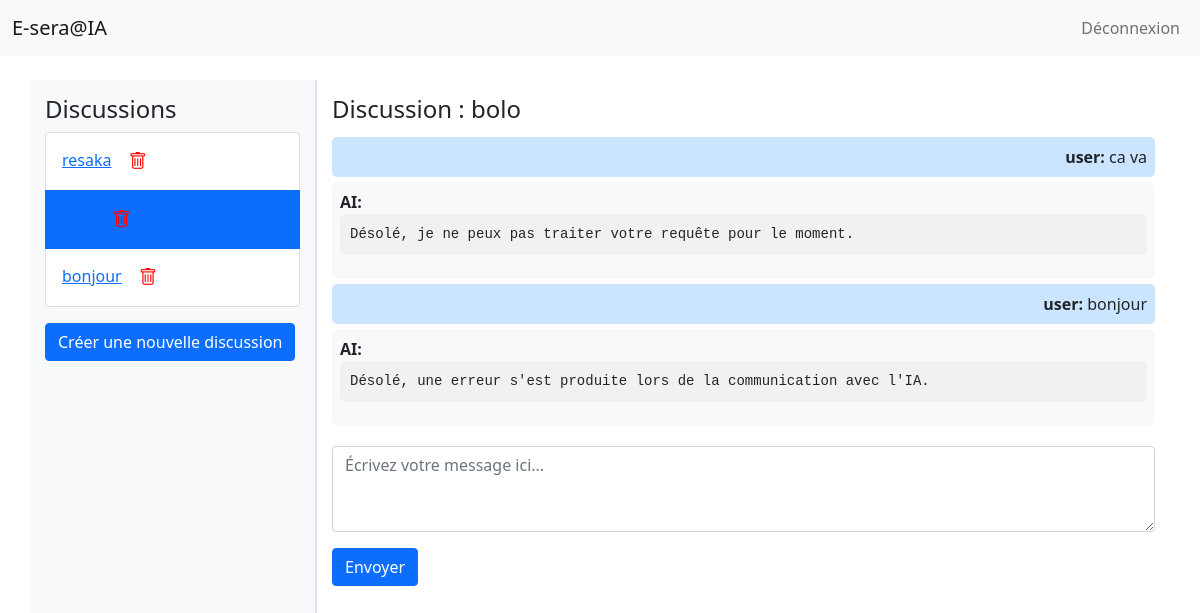
Page /welcome_authenticated/?discussion_id=2 (signed in) on the committed database.
### chat/models.py (models this page shows, shortened)
class Discussion(models.Model):
    title = models.CharField(max_length=255)
    user = models.ForeignKey(User, on_delete=models.CASCADE, related_name="discussions")
    created_at = models.DateTimeField(auto_now_add=True)

class Message(models.Model):
    discussion = models.ForeignKey(Discussion, on_delete=models.CASCADE, related_name="messages")
    sender = models.CharField(max_length=50)  # 'user' or 'AI'
    content = models.TextField()
    created_at = models.DateTimeField(auto_now_add=True)

### chat/views.py (the view)
# urls.py: path('welcome_authenticated/', views.welcome_authenticated, name='welcome_authenticated'),
@login_required
def welcome_authenticated(request):
    discussions = request.user.discussions.all()  # Récupère les discussions liées à l'utilisateur
    selected_discussion = None
    messages_list = None
    discussion_id = request.GET.get('discussion_id')
    if discussion_id:
        selected_discussion = get_object_or_404(Discussion, id=discussion_id, user=request.user)
        messages_list = selected_discussion.messages.all()
    if request.method == 'POST':
        if 'title' in request.POST:
            form = DiscussionForm(request.POST)
            if form.is_valid():
                title = form.cleaned_data['title']
                discussion = Discussion.objects.create(title=title, user=request.user)
                return redirect(f'{request.path}?discussion_id={discussion.id}')
        if 'message' in request.POST and selected_discussion:
            user_message = request.POST.get('message', '').strip()
            if user_message:
                try:
                    ai_response = get_ai_response(user_message)
                    Message.objects.create(discussion=selected_discussion, sender='user', content=user_message)
                    Message.objects.create(discussion=selected_discussion, sender='AI', content=ai_response)
                except Exception as e:
                    messages.error(request, f"Erreur lors de la communication avec l'IA : {str(e)}")
                return redirect(f'{request.path}?discussion_id={selected_discussion.id}')
    else:
        form = DiscussionForm()
    return render(request, 'chat/welcome_authenticated.html', {
        'discussions': discussions,
        'selected_discussion': selected_discussion,
        'messages': messages_list,
        'form': form,
    })

### chat/forms.py (shortened to what this page needs)
class DiscussionForm(forms.ModelForm):
    class Meta:
        model = Discussion
        fields = ['title']
        widgets = {
            'title': forms.TextInput(attrs={'class': 'form-control', 'placeholder': 'Titre de la discussion'})
        }

### chat/templates/chat/welcome_authenticated.html (shortened to what this page needs)
<!DOCTYPE html>
<html lang="fr">
<head>
    <link href="https://cdn.jsdelivr.net/npm/bootstrap@5.1.3/dist/css/bootstrap.min.css" rel="stylesheet">
</head>
<body>
    <nav class="navbar navbar-expand-lg navbar-light bg-light">
        <div class="container-fluid">
            <a class="navbar-brand" href="#">E-sera@IA</a>
            <ul class="navbar-nav ms-auto">
                <li class="nav-item">
                    <a class="nav-link" href="{% url 'logout' %}">Déconnexion</a>
                </li>
            </ul>
        </div>
    </nav>
    <div class="container mt-4">
        <div class="row">
            <div class="col-md-3 sidebar">
                <h4>Discussions</h4>
                <ul class="list-group">
                    {% for discussion in discussions %}
                        <li class="list-group-item {% if selected_discussion and selected_discussion.id == discussion.id %}active{% endif %}">
                            <a href="?discussion_id={{ discussion.id }}">{{ discussion.title }}</a>
                            <form method="POST" action="{% url 'delete_discussion' discussion.id %}" style="display:inline;">
                                <button type="submit" class="btn btn-link delete-btn" onclick="return confirm('Êtes-vous sûr de vouloir supprimer cette discussion ?');">
                                    <i class="bi bi-trash"></i>
                                </button>
                            </form>
                        </li>
                    {% endfor %}
                </ul>
                <button type="button" class="btn btn-primary mt-3" data-bs-toggle="modal" data-bs-target="#createDiscussionModal">
                    Créer une nouvelle discussion
                </button>
            </div>
            <div class="col-md-9 chat-area">
                {% if selected_discussion %}
                    <h4>Discussion : {{ selected_discussion.title }}</h4>
                    <div class="chat-messages">
                        {% for message in messages %}
                            {% if message.sender == 'user' %}
                                <div class="user-message">
                                    <strong>{{ message.sender }}:</strong> {{ message.content }}
                                </div>
                            {% else %}
                                <div class="ai-message">
                                    <strong>{{ message.sender }}:</strong>
                                    <pre>{{ message.content }}</pre>
                                </div>
                            {% endif %}
                        {% endfor %}
                    </div>
                    <form method="POST">
                        <div class="mb-3">
                            <textarea class="form-control" name="message" rows="3" placeholder="Écrivez votre message ici..." required></textarea>
                        </div>
                        <button type="submit" class="btn btn-primary">Envoyer</button>
                    </form>
                {% else %}
                    <h4>Veuillez sélectionner une discussion ou en créer une nouvelle.</h4>
                {% endif %}
            </div>
        </div>
    </div>
    <link href="https://cdn.jsdelivr.net/npm/bootstrap-icons/font/bootstrap-icons.css" rel="stylesheet">
</body>
</html>

### chat/templates/chat/welcome_authenticated.html (style rules this page uses)
.sidebar { height: 100vh; background-color: #f8f9fa; padding: 15px; }
.chat-area { padding: 15px; border-left: 2px solid #dee2e6; }
.chat-messages { max-height: 400px; overflow-y: auto; margin-bottom: 15px; }
.user-message { text-align: right; background-color: #cce5ff; padding: 8px; border-radius: 5px; margin: 5px 0; word-wrap: break-word; }
.ai-message { text-align: left; background-color: #f8f9fa; padding: 8px; border-radius: 5px; margin: 5px 0; word-wrap: break-word; }
.ai-message pre { background-color: #f1f1f1; padding: 10px; border-radius: 5px; overflow-x: auto; white-space: pre-wrap; }
.delete-btn { font-size: 18px; color: red; cursor: pointer; }

### rows in the picture
Discussion: title "resaka"
Discussion: title "bolo"
Discussion: title "bonjour"
Message: sender "user", content "ca va"
Message: sender "AI", content "Désolé, je ne peux pas traiter votre requête pour le moment."
Message: sender "user", content "bonjour"
Message: sender "AI", content "Désolé, une erreur s'est produite lors de la communication avec l'IA."
